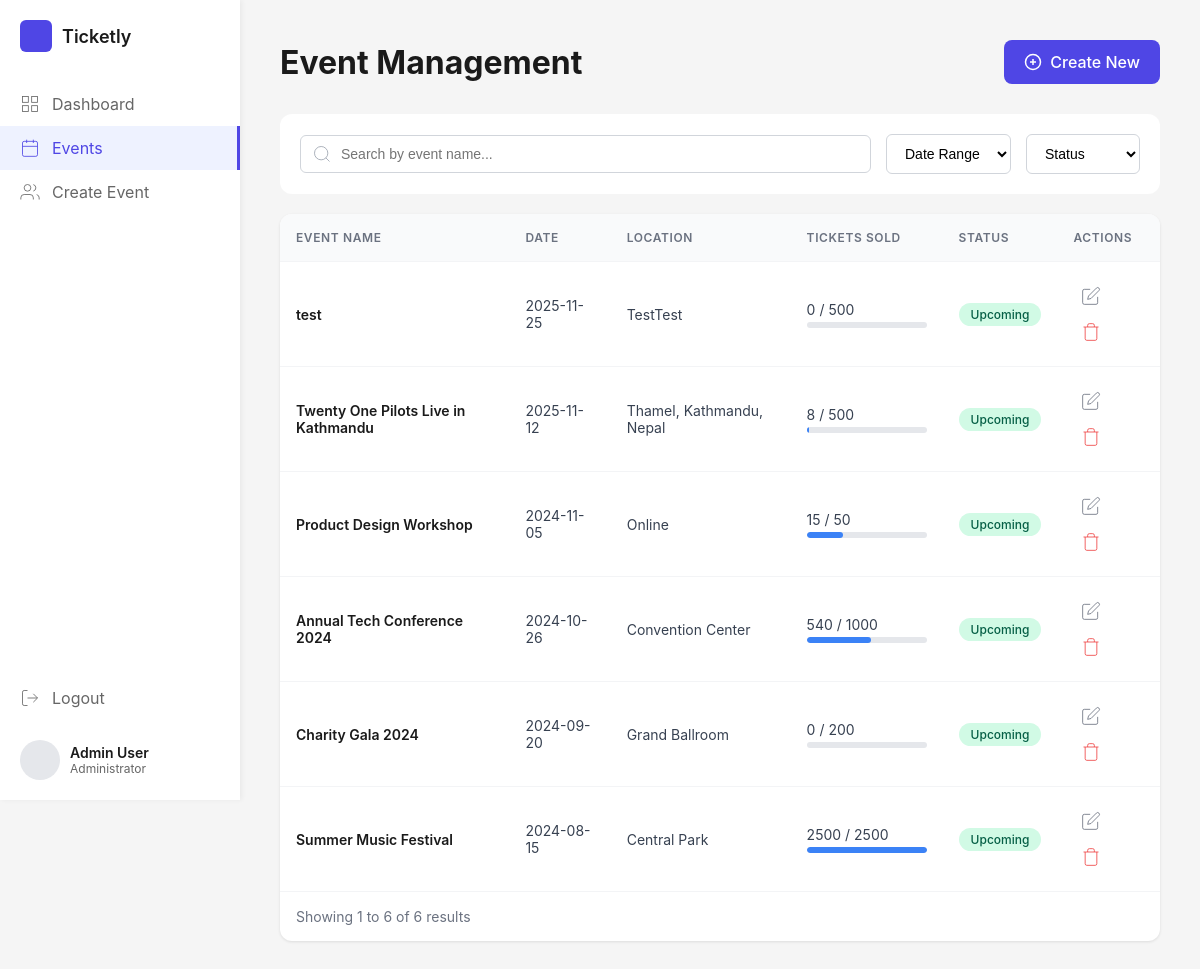
Before: /admin/events.php (signed in) with the older database file.
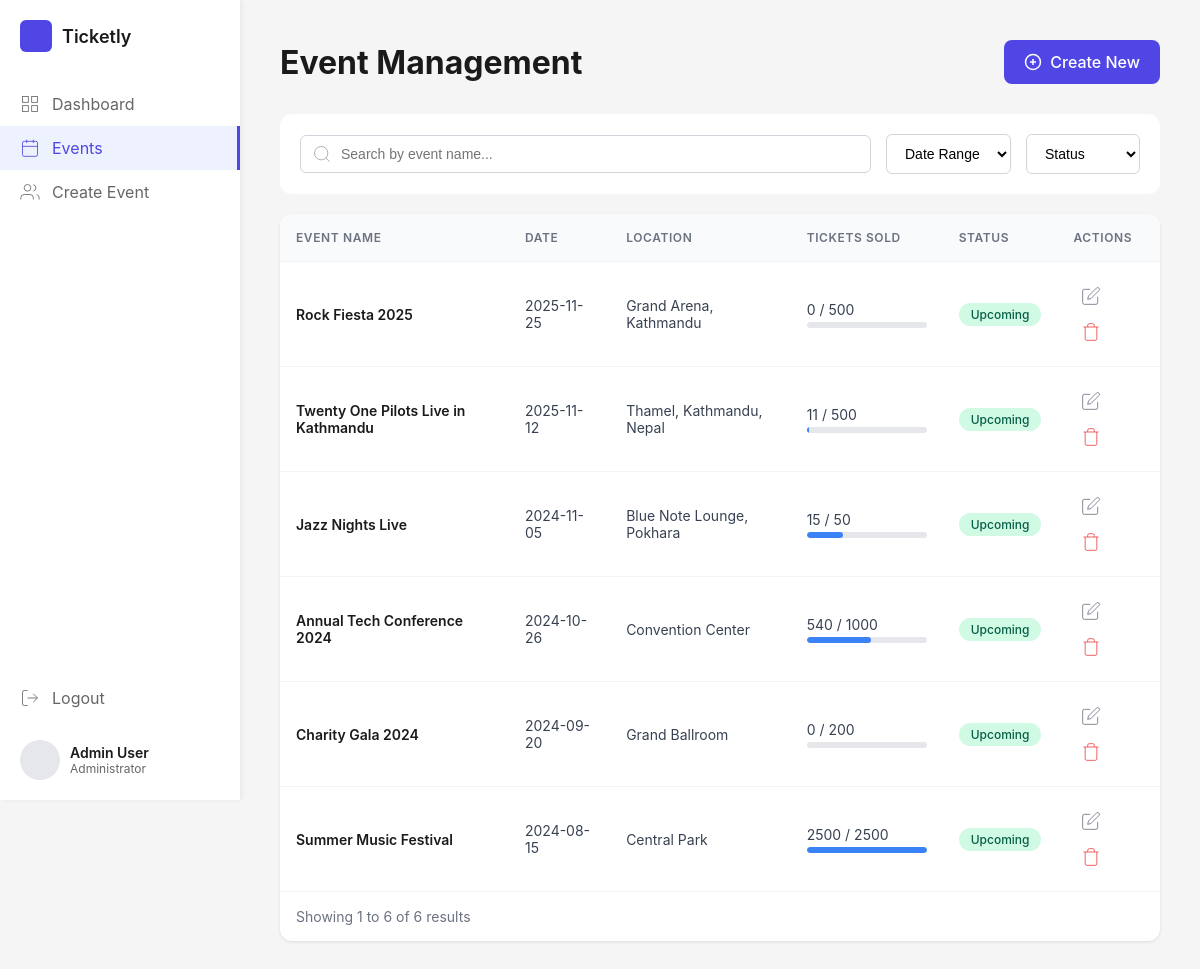
After: the same page with the newer database file.
### tables this page shows
CREATE TABLE `events` (
  `id` int(11) NOT NULL,
  `title` varchar(255) NOT NULL,
  `description` text DEFAULT NULL,
  `start_date` datetime NOT NULL,
  `end_date` datetime NOT NULL,
  `location` varchar(255) DEFAULT NULL,
  `image` varchar(255) DEFAULT NULL,
  `map_iframe` text DEFAULT NULL,
  `status` varchar(50) DEFAULT 'Draft',
  `created_at` timestamp NOT NULL DEFAULT current_timestamp()
);

### admin/events.php (the view, shortened to what the changed rows need)
<?php
include '../config.php';
$sql = "SELECT e.*,
        (SELECT SUM(sold) FROM ticket_types WHERE event_id = e.id) as tickets_sold,
        (SELECT SUM(quantity) FROM ticket_types WHERE event_id = e.id) as total_tickets
        FROM events e WHERE 1=1";
$sql .= " ORDER BY start_date DESC";
$result = mysqli_query($conn, $sql);
?>
<!DOCTYPE html>
<html lang="en">
<head>
    <link rel="stylesheet" href="css/events.css">
</head>
<body>
    <div class="main-content">
        <div class="header">
            <h1 class="page-title">Event Management</h1>
        </div>
        <div class="events-table">
            <table>
                <thead>
                    <tr>
                        <th>EVENT NAME</th>
                        <th>DATE</th>
                        <th>LOCATION</th>
                        <th>TICKETS SOLD</th>
                        <th>STATUS</th>
                        <th>ACTIONS</th>
                    </tr>
                </thead>
                <tbody>
                    <?php
                    while ($row = mysqli_fetch_assoc($result)) {
                        $sold = $row['tickets_sold'] ? $row['tickets_sold'] : 0;
                        $total = $row['total_tickets'] ? $row['total_tickets'] : 1;
                        $percentage = ($sold / $total) * 100;
                        $status_class = 'status-' . strtolower($row['status']);
                        $date = date('Y-m-d', strtotime($row['start_date']));
                        ?>
                        <tr>
                            <td class="event-name"><?php echo $row['title']; ?></td>
                            <td><?php echo $date; ?></td>
                            <td><?php echo $row['location']; ?></td>
                            <td>
                                <?php echo $sold . ' / ' . $total; ?>
                                <div class="progress-bar">
                                    <div class="progress-fill"
                                        style="width: <?php echo $percentage; ?>%; background: <?php echo $percentage < 50 ? '#3B82F6' : ($percentage < 80 ? '#3B82F6' : '#3B82F6'); ?>;">
                                    </div>
                                </div>
                            </td>
                            <td>
                                <span class="status-badge <?php echo $status_class; ?>">
                                    <?php echo $row['status']; ?>
                                </span>
                            </td>
                            <td>
                                <a href="edit_event.php?id=<?php echo $row['id']; ?>" class="action-btn" title="Edit">
                                    <svg width="20" height="20" viewBox="0 0 24 24" fill="none" stroke="currentColor">
                                        <path d="M11 4H4a2 2 0 0 0-2 2v14a2 2 0 0 0 2 2h14a2 2 0 0 0 2-2v-7" />
                                        <path d="M18.5 2.5a2.121 2.121 0 0 1 3 3L12 15l-4 1 1-4 9.5-9.5z" />
                                    </svg>
                                </a>
                                <a href="delete_event.php?id=<?php echo $row['id']; ?>" class="action-btn" title="Delete"
                                    onclick="return confirm('Are you sure you want to delete this event? This action cannot be undone.');"
                                    style="color: #EF4444;">
                                    <svg width="20" height="20" viewBox="0 0 24 24" fill="none" stroke="currentColor">
                                        <polyline points="3 6 5 6 21 6" />
                                        <path
                                            d="M19 6v14a2 2 0 0 1-2 2H7a2 2 0 0 1-2-2V6m3 0V4a2 2 0 0 1 2-2h4a2 2 0 0 1 2 2v2" />
                                    </svg>
                                </a>
                            </td>
                        </tr>
                    <?php } ?>
                </tbody>
            </table>
        </div>
    </div>
</body>
</html>

Changed rows visible on the page:
changed events: title "test" → "Rock Fiesta 2025"; location "TestTest" → "Grand Arena, Kathmandu"
computed for events "Twenty One Pilots Live in Kathmandu": sold "8" → "11"
changed events: title "Product Design Workshop" → "Jazz Nights Live"; location "Online" → "Blue Note Lounge, Pokhara"
